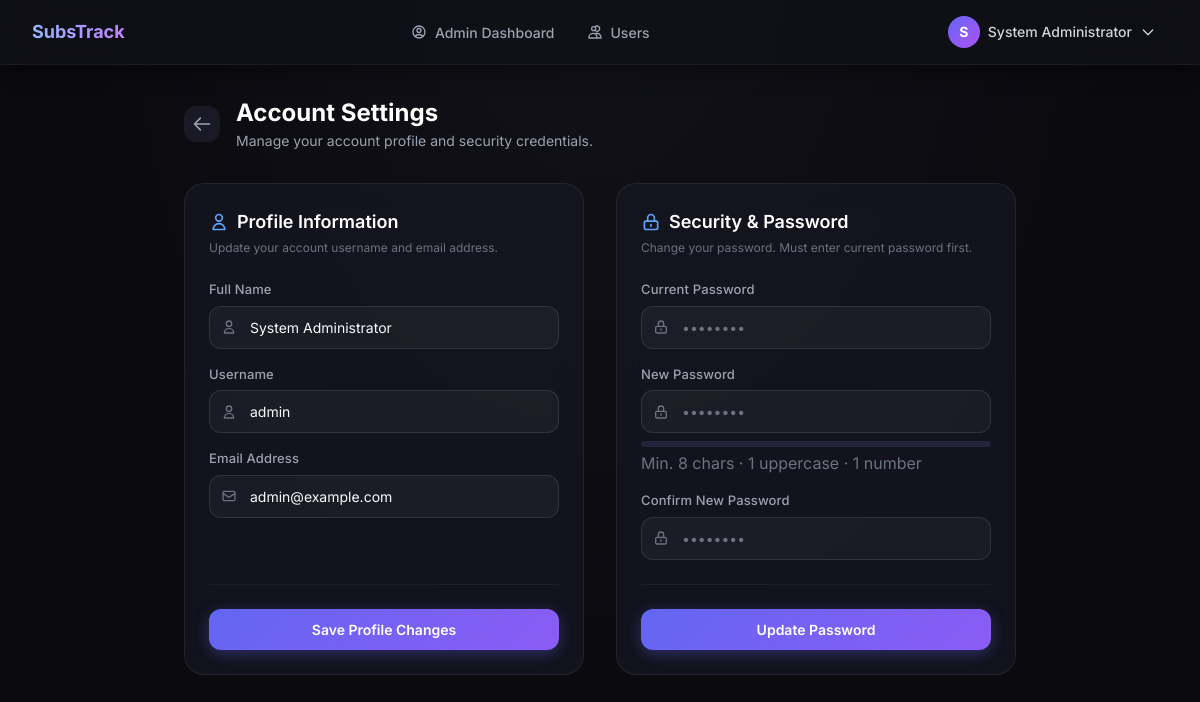
The page /settings (signed in) on the database its author committed.
### tables this page shows
CREATE TABLE IF NOT EXISTS users (
    id           INT UNSIGNED    NOT NULL AUTO_INCREMENT,
    username     VARCHAR(50)     NOT NULL,
    full_name    VARCHAR(100)    NOT NULL,
    email        VARCHAR(150)    NOT NULL,
    password     VARCHAR(255)    NOT NULL,
    role         ENUM('admin','user') NOT NULL DEFAULT 'user',
    created_at   TIMESTAMP       NOT NULL DEFAULT CURRENT_TIMESTAMP,
    updated_at   TIMESTAMP       NOT NULL DEFAULT CURRENT_TIMESTAMP ON UPDATE CURRENT_TIMESTAMP,
    PRIMARY KEY (id),
    UNIQUE KEY uq_users_email    (email),
    UNIQUE KEY uq_users_username (username)
);

### controllers/AccountController.php (called while the page is built, shortened)
<?php
require_once dirname(__DIR__) . '/models/User.php';
require_once __DIR__ . '/Session.php';
class AccountController
{
    private User $userModel;
    public function __construct()
    {
        $this->userModel = new User();
    }
    public function settings(): void
    {
        $userId = (int) Session::get('user_id');
        $user   = $this->userModel->findById($userId);
        require_once dirname(__DIR__) . '/views/settings.php';
    }
}

### controllers/Session.php (called while the page is built, shortened)
<?php
class Session
{
    public static function get(string $key, mixed $default = null): mixed
    {
        return $_SESSION[$key] ?? $default;
    }
    public static function isAdmin(): bool
    {
        return ($_SESSION['user_role'] ?? '') === 'admin';
    }
}

### config/database.php (called while the page is built, shortened)
<?php
class Database
{
    private static ?PDO $instance = null;
    public static function getInstance(): PDO
    {
        if (self::$instance === null) {
            $host    = $_ENV['DB_HOST']    ?? '127.0.0.1';
            $port    = $_ENV['DB_PORT']    ?? '3306';
            $dbname  = $_ENV['DB_NAME']    ?? 'subscription_tracker';
            $user    = $_ENV['DB_USER']    ?? 'root';
            $pass    = $_ENV['DB_PASS']    ?? '';
            $charset = $_ENV['DB_CHARSET'] ?? 'utf8mb4';
            $dsn = "mysql:host={$host};port={$port};dbname={$dbname};charset={$charset}";
            $options = [
                PDO::ATTR_ERRMODE            => PDO::ERRMODE_EXCEPTION,
                PDO::ATTR_DEFAULT_FETCH_MODE => PDO::FETCH_ASSOC,
                PDO::ATTR_EMULATE_PREPARES   => false,
                PDO::MYSQL_ATTR_FOUND_ROWS   => true,
                PDO::ATTR_TIMEOUT            => 5,
            ];
            try {
                self::$instance = new PDO($dsn, $user, $pass, $options);
            } catch (PDOException $e) {
                error_log('[Database] Connection failed: ' . $e->getMessage());
                die(json_encode(['error' => 'Database connection failed. Please try again later.']));
            }
        }
        return self::$instance;
    }
}

### models/User.php (called while the page is built, shortened)
<?php
require_once dirname(__DIR__) . '/config/database.php';
class User
{
    private PDO $db;
    public function __construct()
    {
        $this->db = Database::getInstance();
    }
    public function findById(int $id): array|false
    {
        $stmt = $this->db->prepare('SELECT id, username, full_name, email, role, created_at FROM users WHERE id = ?');
        $stmt->execute([$id]);
        return $stmt->fetch();
    }
}

### views/settings.php (the view, shortened to what this page needs)
<?php
$user             = $user ?? [];
require_once __DIR__ . '/layout/header.php';
require_once __DIR__ . '/layout/navbar.php';
?>
<div class="min-h-screen">
    <main class="max-w-4xl mx-auto px-4 sm:px-6 lg:px-8 py-8 space-y-8 animate-slide-up">
        <div class="flex items-center gap-4">
            <a href="<?= Session::isAdmin() ? '/admin' : '/dashboard' ?>"
                class="p-2 rounded-xl bg-surface-700 hover:bg-surface-600 text-gray-400 hover:text-white transition-all duration-200"
                aria-label="Go back">
                <svg class="w-5 h-5" fill="none" viewBox="0 0 24 24" stroke="currentColor">
                    <path stroke-linecap="round" stroke-linejoin="round" stroke-width="2" d="M10 19l-7-7m0 0l7-7m-7 7h18" />
                </svg>
            </a>
            <div>
                <h1 class="text-2xl font-bold text-white">Account Settings</h1>
                <p class="text-gray-400 text-sm mt-0.5">Manage your account profile and security credentials.</p>
            </div>
        </div>
        <div class="grid grid-cols-1 md:grid-cols-2 gap-8">
            <div class="glass-card p-6 flex flex-col justify-between">
                <div>
                    <h2 class="text-lg font-semibold text-white mb-1 flex items-center gap-2">
                        <svg class="w-5 h-5 text-brand-400" fill="none" viewBox="0 0 24 24" stroke="currentColor">
                            <path stroke-linecap="round" stroke-linejoin="round" stroke-width="2" d="M16 7a4 4 0 11-8 0 4 4 0 018 0zM12 14a7 7 0 00-7 7h14a7 7 0 00-7-7z" />
                        </svg>
                        Profile Information
                    </h2>
                    <p class="text-xs text-gray-500 mb-6">Update your account username and email address.</p>
                    <form method="POST" action="/settings/profile" novalidate>
                        <div class="space-y-4">
                            <div class="form-group">
                                <label for="full_name" class="form-label">Full Name</label>
                                <div class="relative">
                                    <span class="input-icon">
                                        <svg class="w-4 h-4" fill="none" viewBox="0 0 24 24" stroke="currentColor">
                                            <path stroke-linecap="round" stroke-linejoin="round" stroke-width="2" d="M16 7a4 4 0 11-8 0 4 4 0 018 0zM12 14a7 7 0 00-7 7h14a7 7 0 00-7-7z" />
                                        </svg>
                                    </span>
                                    <input type="text" id="full_name" name="full_name" class="form-input pl-10"
                                        value="<?= htmlspecialchars($user['full_name'] ?? '', ENT_QUOTES) ?>" required />
                                </div>
                            </div>
                            <div class="form-group">
                                <label for="username" class="form-label">Username</label>
                                <div class="relative">
                                    <span class="input-icon">
                                        <svg class="w-4 h-4" fill="none" viewBox="0 0 24 24" stroke="currentColor">
                                            <path stroke-linecap="round" stroke-linejoin="round" stroke-width="2" d="M16 7a4 4 0 11-8 0 4 4 0 018 0zM12 14a7 7 0 00-7 7h14a7 7 0 00-7-7z" />
                                        </svg>
                                    </span>
                                    <input type="text" id="username" name="username" class="form-input pl-10"
                                        value="<?= htmlspecialchars($user['username'], ENT_QUOTES) ?>" required />
                                </div>
                            </div>
                            <div class="form-group">
                                <label for="email" class="form-label">Email Address</label>
                                <div class="relative">
                                    <span class="input-icon">
                                        <svg class="w-4 h-4" fill="none" viewBox="0 0 24 24" stroke="currentColor">
                                            <path stroke-linecap="round" stroke-linejoin="round" stroke-width="2" d="M3 8l7.89 5.26a2 2 0 002.22 0L21 8M5 19h14a2 2 0 002-2V7a2 2 0 00-2-2H5a2 2 0 00-2 2v10a2 2 0 002 2z" />
                                        </svg>
                                    </span>
                                    <input type="email" id="email" name="email" class="form-input pl-10"
                                        value="<?= htmlspecialchars($user['email'], ENT_QUOTES) ?>" required />
                                </div>
                            </div>
                        </div>
                </div>
                <div class="pt-6 mt-6 border-t border-white/5">
                    <button type="submit" class="btn-primary w-full">Save Profile Changes</button>
                </div>
            </div>
            <div class="glass-card p-6 flex flex-col justify-between">
                <div>
                    <h2 class="text-lg font-semibold text-white mb-1 flex items-center gap-2">
                        <svg class="w-5 h-5 text-brand-400" fill="none" viewBox="0 0 24 24" stroke="currentColor">
                            <path stroke-linecap="round" stroke-linejoin="round" stroke-width="2" d="M12 15v2m-6 4h12a2 2 0 002-2v-6a2 2 0 00-2-2H6a2 2 0 00-2 2v6a2 2 0 002 2zm10-10V7a4 4 0 00-8 0v4h8z" />
                        </svg>
                        Security & Password
                    </h2>
                    <p class="text-xs text-gray-500 mb-6">Change your password. Must enter current password first.</p>
                    <form method="POST" action="/settings/password" novalidate>
                        <div class="space-y-4">
                            <div class="form-group">
                                <label for="current_password" class="form-label">Current Password</label>
                                <div class="relative">
                                    <span class="input-icon">
                                        <svg class="w-4 h-4" fill="none" viewBox="0 0 24 24" stroke="currentColor">
                                            <path stroke-linecap="round" stroke-linejoin="round" stroke-width="2" d="M12 15v2m-6 4h12a2 2 0 002-2v-6a2 2 0 00-2-2H6a2 2 0 00-2 2v6a2 2 0 002 2zm10-10V7a4 4 0 00-8 0v4h8z" />
                                        </svg>
                                    </span>
                                    <input type="password" id="current_password" name="current_password" class="form-input pl-10"
                                        placeholder="••••••••" required />
                                </div>
                            </div>
                            <div class="form-group">
                                <label for="password" class="form-label">New Password</label>
                                <div class="relative">
                                    <span class="input-icon">
                                        <svg class="w-4 h-4" fill="none" viewBox="0 0 24 24" stroke="currentColor">
                                            <path stroke-linecap="round" stroke-linejoin="round" stroke-width="2" d="M12 15v2m-6 4h12a2 2 0 002-2v-6a2 2 0 00-2-2H6a2 2 0 00-2 2v6a2 2 0 002 2zm10-10V7a4 4 0 00-8 0v4h8z" />
                                        </svg>
                                    </span>
                                    <input type="password" id="password" name="new_password" class="form-input pl-10"
                                        placeholder="••••••••" required />
                                </div>
                                <div class="mt-2 h-1.5 w-full bg-surface-600 rounded-full overflow-hidden">
                                </div>
                                <p id="strengthText" class="text-xxs text-gray-500 mt-1">Min. 8 chars · 1 uppercase · 1 number</p>
                            </div>
                            <div class="form-group">
                                <label for="confirm" class="form-label">Confirm New Password</label>
                                <div class="relative">
                                    <span class="input-icon">
                                        <svg class="w-4 h-4" fill="none" viewBox="0 0 24 24" stroke="currentColor">
                                            <path stroke-linecap="round" stroke-linejoin="round" stroke-width="2" d="M12 15v2m-6 4h12a2 2 0 002-2v-6a2 2 0 00-2-2H6a2 2 0 00-2 2v6a2 2 0 002 2zm10-10V7a4 4 0 00-8 0v4h8z" />
                                        </svg>
                                    </span>
                                    <input type="password" id="confirm" name="confirm_password" class="form-input pl-10"
                                        placeholder="••••••••" required />
                                </div>
                            </div>
                        </div>
                </div>
                <div class="pt-6 mt-6 border-t border-white/5">
                    <button type="submit" class="btn-primary w-full">Update Password</button>
                </div>
            </div>
        </div>
    </main>
</div>
<?php require_once __DIR__ . '/layout/footer.php'; ?>

### public/css/style.css (style rules this page uses)
*, *::before, *::after { box-sizing: border-box; }
:root { --surface-900: #0a0a0f; --surface-800: #111118; --surface-700: #1a1a27; --surface-600: #22223b; --surface-500: #2d2d4a; --brand-500: #6366f1; --brand-600: #4f46e5; --glow: rgba(99, 102, 241, 0.35); }
body { background: radial-gradient(ellipse at top, #111118 0%, #0a0a0f 60%); min-height: 100vh; }
.glass-card { background: rgba(26, 26, 39, 0.6); backdrop-filter: blur(16px); -webkit-backdrop-filter: blur(16px); border: 1px solid rgba(255, 255, 255, 0.07); border-radius: 1.25rem; transition: border-color 0.3s ease, box-shadow 0.3s ease; }
.btn-primary { display: inline-flex; align-items: center; justify-content: center; padding: 0.625rem 1.25rem; background: linear-gradient(135deg, #6366f1 0%, #8b5cf6 100%); color: #ffffff; font-size: 0.875rem; font-weight: 600; border-radius: 0.75rem; border: none; cursor: pointer; text-decoration: none; transition: opacity 0.2s, transform 0.15s, box-shadow 0.2s; box-shadow: 0 4px 15px rgba(99, 102, 241, 0.35); }
.form-group { position: relative; }
.form-label { display: block; font-size: 0.8125rem; font-weight: 500; color: #9ca3af; margin-bottom: 0.375rem; letter-spacing: 0.01em; }
.form-input { width: 100%; padding: 0.625rem 0.875rem; background: rgba(255, 255, 255, 0.04); border: 1px solid rgba(255, 255, 255, 0.1); border-radius: 0.75rem; color: #f9fafb; font-size: 0.875rem; font-family: inherit; transition: border-color 0.2s, box-shadow 0.2s, background 0.2s; outline: none; -webkit-appearance: none; appearance: none; }
.form-input::placeholder { color: #6b7280; }
.input-icon { position: absolute; left: 0.75rem; top: 50%; transform: translateY(-50%); color: #6b7280; pointer-events: none; display: flex; align-items: center; }

### rows shown on the page
users: full_name "System Administrator", username "admin", email "admin@example.com"

### other values the page prints
substr($currentFullName, 0, 1) "S"
$currentFullName "System Administrator"
